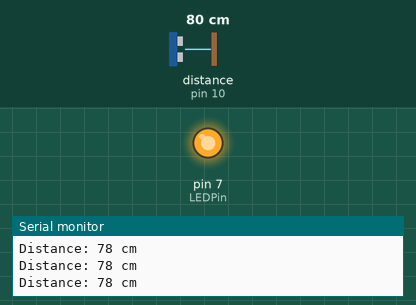
The sketch below on a simulated Arduino Uno, built with avr-gcc and run on an emulated ATmega328P. Shown: output pins drawn as LEDs (lit = HIGH), the last lines printed to the serial monitor. Wiring (inferred from the names in the program): ultrasonic range finder: trigger pin 9; echo pin 10. The test bench sets the inputs (shaded band); at power-on: distance to the obstacle (sensor on pin 10) 80 cm. The echo pulse lasts 58.3 µs per cm; pins used as bus, display or sensor lines are not drawn.

Above: at 1.2 s.
1.3 s: distance to the obstacle (sensor on pin 10) set to 199 cm
4.3 s: distance to the obstacle (sensor on pin 10) set to 207 cm
At 5.4 s:
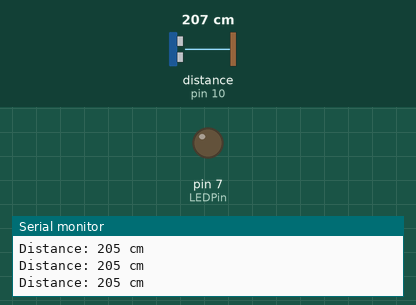
5.9 s: distance to the obstacle (sensor on pin 10) set to 2 cm
At 6.2 s:
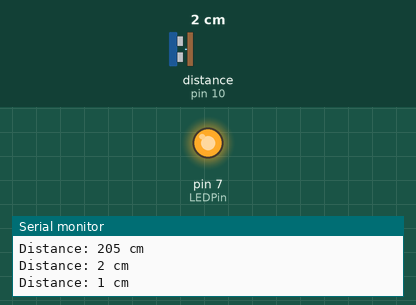
Timing chart, 0 to 8.9 s (numbered marks = the images above; inputs shaded):
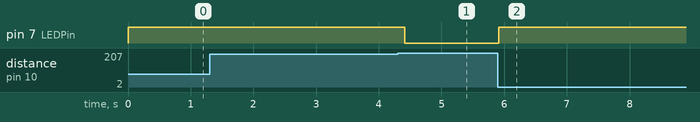

The sketch:

Basic_Measurement.ino
```cpp
// defines pins numbers
const int trigPin = 9;
const int echoPin = 10;
const int LEDPin = 7;

// defines variables
long duration;
int distance;
void setup()
{
  pinMode(trigPin, OUTPUT); // Sets the trigPin as an Output
  pinMode(echoPin, INPUT); // Sets the echoPin as an Input
  pinMode(LEDPin, OUTPUT);
  Serial.begin(9600); // Starts the serial communication
}

void loop()
{
  // Clears the trigPin
  digitalWrite(trigPin, LOW);
  delayMicroseconds(2); //delays 2 microseconds
  // Sets the trigPin on HIGH state for 10 micro seconds
  digitalWrite(trigPin, HIGH); //sends out signal
  delayMicroseconds(10); //waits 10 microseconds then stops
  digitalWrite(trigPin, LOW);
  // Reads the echoPin, returns the sound wave travel time in microseconds
  duration = pulseIn(echoPin, HIGH); //reads from echoPin
  // Calculating the distance
  distance = duration * 0.034 / 2; //time * speed of sound / 2
  // Prints the distance on the Serial Monitor
  if (distance <= 200) //triggers LED if object is within 30 cm
  {
    digitalWrite(LEDPin, HIGH);
    delay(100);
  }
  else
    digitalWrite(LEDPin, LOW);
  Serial.print("Distance: ");
  Serial.print(distance);
  Serial.println(" cm");
}
```

Measured:
- the behaviour switches between 203 and 204 cm on distance to the obstacle (sensor on pin 10) (found by bisection; images 0 and 1)
- after the input at 4.3 s, pin 7 (LEDPin): HIGH → LOW after 0.12 s
- after the input at 5.9 s, pin 7 (LEDPin): LOW → HIGH at once
